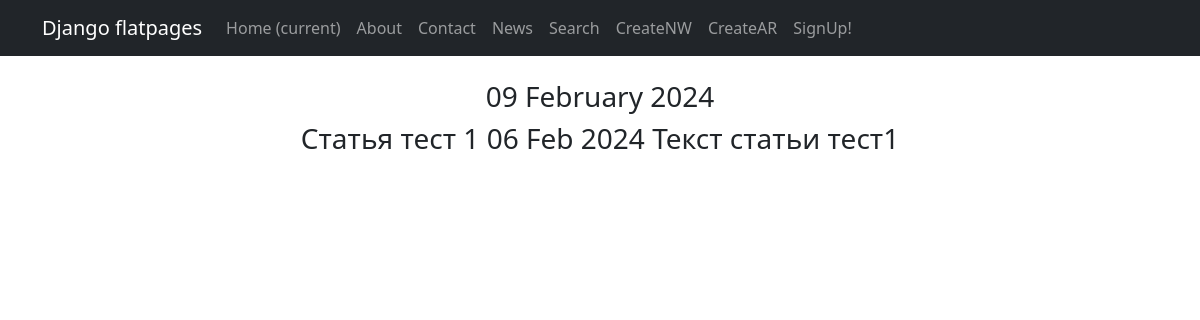
Screenshot of /news/10 with the database file from the repository.
### news/models.py (models this page shows, shortened)
class Post(models.Model):
    objects = None
    author = models.ForeignKey(Author, on_delete=models.CASCADE)
    categoryType = models.CharField(max_length=2, choices=CATEGORY_CHOICES, default=NEWS) #Выбор статьи или новости
    dateCreation = models.DateTimeField(auto_now_add=True) #Дата и время создания
    postCategory = models.ManyToManyField(Category, through='PostCategory') #Доп связь с категориями
    title = models.CharField(max_length=128) #Заголовок
    text = models.TextField() #текст
    rating = models.SmallIntegerField(default=0) #Рейтинг

### news/views.py (the view)
# urls.py: path('<int:pk>', NewDetail.as_view(), name='post_detail'),
class NewDetail(DetailView):
    model = Post
    template_name = 'flatpages/new.html'
    context_object_name = 'new'

### news/templatetags/castom_filters.py (called while the page is built)
@register.filter()
def censor(value):
    bad_words = ('редиска', 'редиски', 'редисками', 'бяка', 'бяки', 'бука', 'буки', 'буки!', 'буками')
    if not isinstance(value, str):
        raise TypeError(f"unresolved type '{type(value)}' expected  type 'str'")
    specialsimbols=('!', ',', '.', ':', ';')
    for word in value.split():
        if word[len(word)-1] in specialsimbols:
            word = word[:len(word)-1]
        if word.lower() in bad_words:
            value = value.replace(word, f"{word[0]}{'*' * (len(word) - 1)}")
    return value

### news/templatetags/castom_tags.py (called while the page is built)
@register.simple_tag()
def current_time(format_string='%b %d %Y'):
   return datetime.utcnow().strftime(format_string)

### templates/flatpages/new.html (shortened to what this page needs)
{% extends 'flatpages/default.html' %}
{% load castom_filters %}
{% load castom_tags %}
{% block content %}
    <br>
    <h3>{% current_time '%d %B %Y' %}</h3>
    <tr>
        <h3><td>{{ new.title|censor }}</td>
        <td>{{ new.dateCreation|date:'d M Y' }}</td>
        <td>{{ new.text|censor }}</td></h3>
    </tr>
    <br>
{% endblock content %}

### rows the page displays
Post: title|censor "Статья тест 1", dateCreation "06 Feb 2024", text|censor "Текст статьи тест1"
